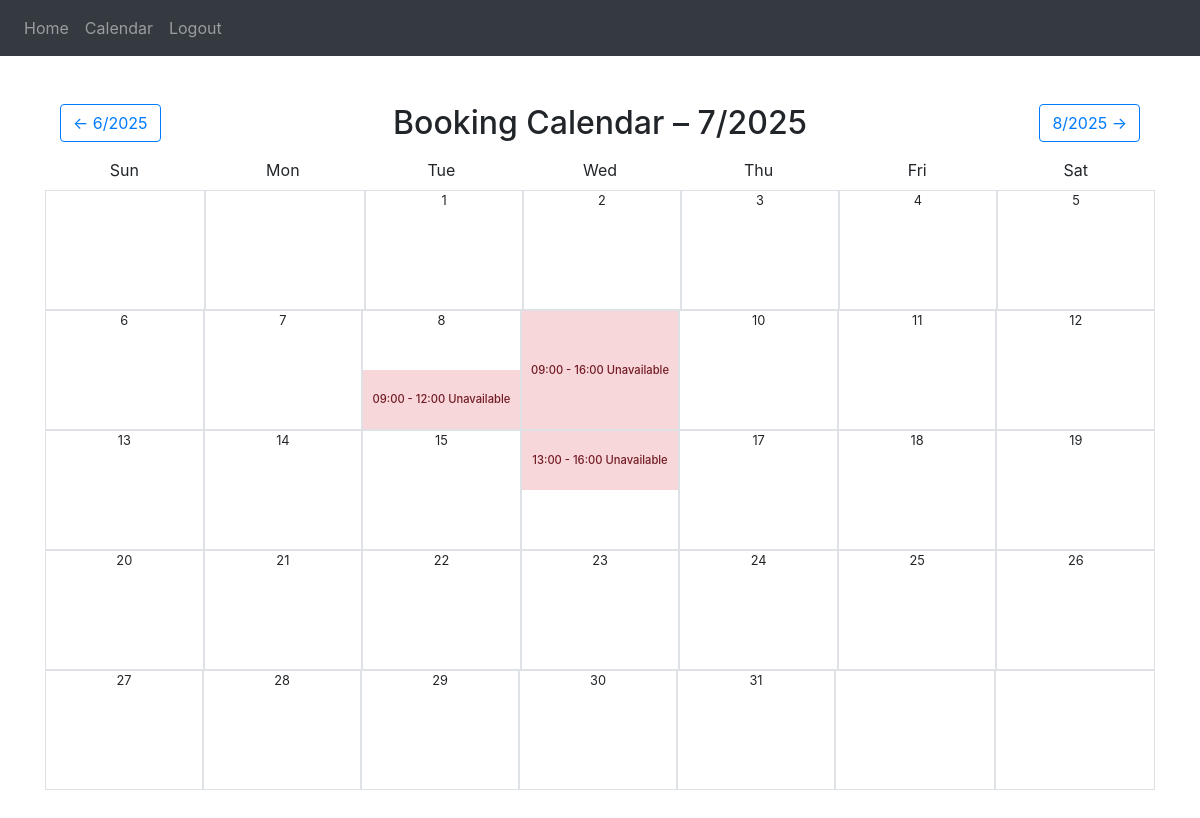
Page /calendar (signed in) on the committed database.
### BookingSystem/userModel.py (models this page shows)
class Booking(db.Model, UserMixin):
    id = db.Column(db.Integer, primary_key=True)
    user_id = db.Column(db.Integer, db.ForeignKey('user.id'))
    name = db.Column(db.String(100), nullable=False)
    date = db.Column(db.Date, nullable=False)
    training_type = db.Column(db.String(50), nullable=False)
    time_slot = db.Column(db.String(20), nullable=False)
    created_at = db.Column(db.DateTime, default=datetime.utcnow)

### BookingSystem/views.py (the view)
@views.route('/calendar')
@views.route('/calendar/<int:year>/<int:month>/', methods=['GET', 'POST'])
@login_required
def calendar_view(year=None, month=None):
    today = date.today()
    if year is None or month is None:
        year, month = today.year, today.month
    first_day = date(year, month, 1)
    start_weekday = (first_day.weekday() + 1) % 7
    days_in_month = monthrange(year, month)[1]
    calendar_days = [None] * start_weekday + [date(year, month, d) for d in range(1, days_in_month + 1)]
    while len(calendar_days) % 7:
        calendar_days.append(None)
    bookings = Booking.query.filter(
        db.extract('year', Booking.date) == year,
        db.extract('month', Booking.date) == month
    ).all()
    booked_by_day = {}
    for booking in bookings:
        booked_by_day.setdefault(booking.date.day, []).append({
            "id": booking.id,  # Needed for delete URL
            "user_id": booking.user_id,
            "training_type": booking.training_type,
            "time_slot": booking.time_slot,
        })
    if month == 1:
        prev_month, prev_year = 12, year - 1
    else:
        prev_month, prev_year = month - 1, year
    if month == 12:
        next_month, next_year = 1, year + 1
    else:
        next_month, next_year = month + 1, year
    return render_template(
        'calendar.html',
        calendar_days=calendar_days,
        year=year,
        month=month,
        prev_year=prev_year,
        prev_month=prev_month,
        next_year=next_year,
        next_month=next_month,
        booked_by_day=booked_by_day,
        user=current_user
    )

### BookingSystem/__init__.py (called while the page is built)
def create_app():
    app = Flask(__name__)
    app.config['SECRET_KEY'] = 'ferit'
    app.config['SQLALCHEMY_DATABASE_URI'] = f'sqlite:///{DB_NAME}'
    db.init_app(app)
    from .views import views
    from .auth import auth
    app.register_blueprint(views, url_prefix = '/')
    app.register_blueprint(auth, url_prefix = '/')
    from .userModel import User, Note
    login_manager = LoginManager()
    login_manager.login_view = 'auth.login'
    login_manager.init_app(app)
    @login_manager.user_loader
    def laod_user(id):
        return User.query.get(int(id))
    with app.app_context():
        db.create_all()
    return app

### BookingSystem/templates/calendar.html (shortened to what this page needs)
{% extends "base.html" %}
{% block content %}
<div class="container py-5">
  <div class="d-flex justify-content-between align-items-center mb-3">
    <a href="{{ url_for('views.calendar_view', year=prev_year, month=prev_month) }}" class="btn btn-outline-primary">
      &larr; {{ prev_month }}/{{ prev_year }}
    </a>
    <h2 class="mb-0">Booking Calendar – {{ month }}/{{ year }}</h2>
    <a href="{{ url_for('views.calendar_view', year=next_year, month=next_month) }}" class="btn btn-outline-primary">
      {{ next_month }}/{{ next_year }} &rarr;
    </a>
  </div>
  <div class="row text-center mb-2">
    {% for day in ['Sun', 'Mon', 'Tue', 'Wed', 'Thu', 'Fri', 'Sat'] %}
    <div class="col calendar-header">{{ day }}</div>
    {% endfor %}
  </div>
  {% for week in range(0, calendar_days|length, 7) %}
  <div class="row text-center">
    {% for day in calendar_days[week:week+7] %}
      {% if day %}
      <div class="col calendar-day p-0" onclick="openTrainingBookingModal('{{ day.isoformat() }}')">
        <div class="calendar-day-inner border">
          <div class="position-absolute top-0 start-0 w-100 text-start ps-1 small">{{ day.day }}</div>
            {% set bookings = booked_by_day.get(day.day) %}
            {% if bookings %}
              {% for b in bookings %}
                {% if user.admin == 1 or b.user_id == user.id %}
                  {% if b.training_type == 'full_day' %}
                    <div class="calendar-slot slot-full">{{ b.time_slot }}</div>
                  {% elif b.training_type == 'morning_half' %}
                    <div class="calendar-slot slot-morning">{{ b.time_slot }}</div>
                  {% elif b.training_type == 'afternoon_half' %}
                    <div class="calendar-slot slot-afternoon">{{ b.time_slot }}</div>
                  {% endif %}
                {% else %}
                  <div class="calendar-slot slot-unavailable
                      {% if b.training_type == 'morning_half' %} unavailable-morning
                      {% elif b.training_type == 'afternoon_half' %} unavailable-afternoon
                      {% elif b.training_type == 'full_day' %} unavailable-full
                      {% endif %}">
                    {{ b.time_slot }} Unavailable
                  </div>
                {% endif %}
              {% endfor %}
            {% else %}
              <div class="calendar-slot" style="height: 100%; visibility: hidden;"></div>
            {% endif %}
        </div>
      </div>
      {% else %}
      <div class="col calendar-day text-muted border" style="height: 120px;"></div>
      {% endif %}
    {% endfor %}
  </div>
  {% endfor %}
</div>
{% endblock %}

### BookingSystem/templates/calendar.html (style rules this page uses)
.calendar-day { height: 120px; position: relative; padding: 0; overflow: hidden; }
.calendar-day-inner { height: 100%; position: relative; width: 100%; }
.calendar-slot { height: 50%; width: 100%; position: absolute; left: 0; display: flex; align-items: center; justify-content: center; font-size: 0.7rem; font-weight: 500; color: #000; padding: 2px; text-align: center; }
.slot-unavailable { background-color: #f8d7da; color: #721c24; height: 50%; width: 100%; position: absolute; display: flex; align-items: center; justify-content: center; font-size: 0.7rem; font-weight: 500; text-align: center; padding: 2px; }
.unavailable-morning { bottom: 0; height: 50%; }
.unavailable-afternoon { top: 0; height: 50%; }
.unavailable-full { top: 0; height: 100%; }

### rows in the picture
Booking: time_slot "09:00 - 12:00"
Booking: time_slot "09:00 - 16:00"
Booking: time_slot "13:00 - 16:00"

### other values in the picture
{{ prev_month }} "6"
{{ prev_year }} "2025"
{{ month }} "7"
{{ year }} "2025"
{{ next_month }} "8"
{{ next_year }} "2025"
{{ day }} "Sun" "Mon" "Tue" "Wed" "Thu" "Fri" "Sat"
{{ day.day }} "1" "2" "3" "4" "5" "6" "7" "8" "10" "11" "12" "13" "14" "15" "17" "18" "19" "20" "21" "22" "23" "24" "25" "26" "27" "28" "29" "30" "31"
